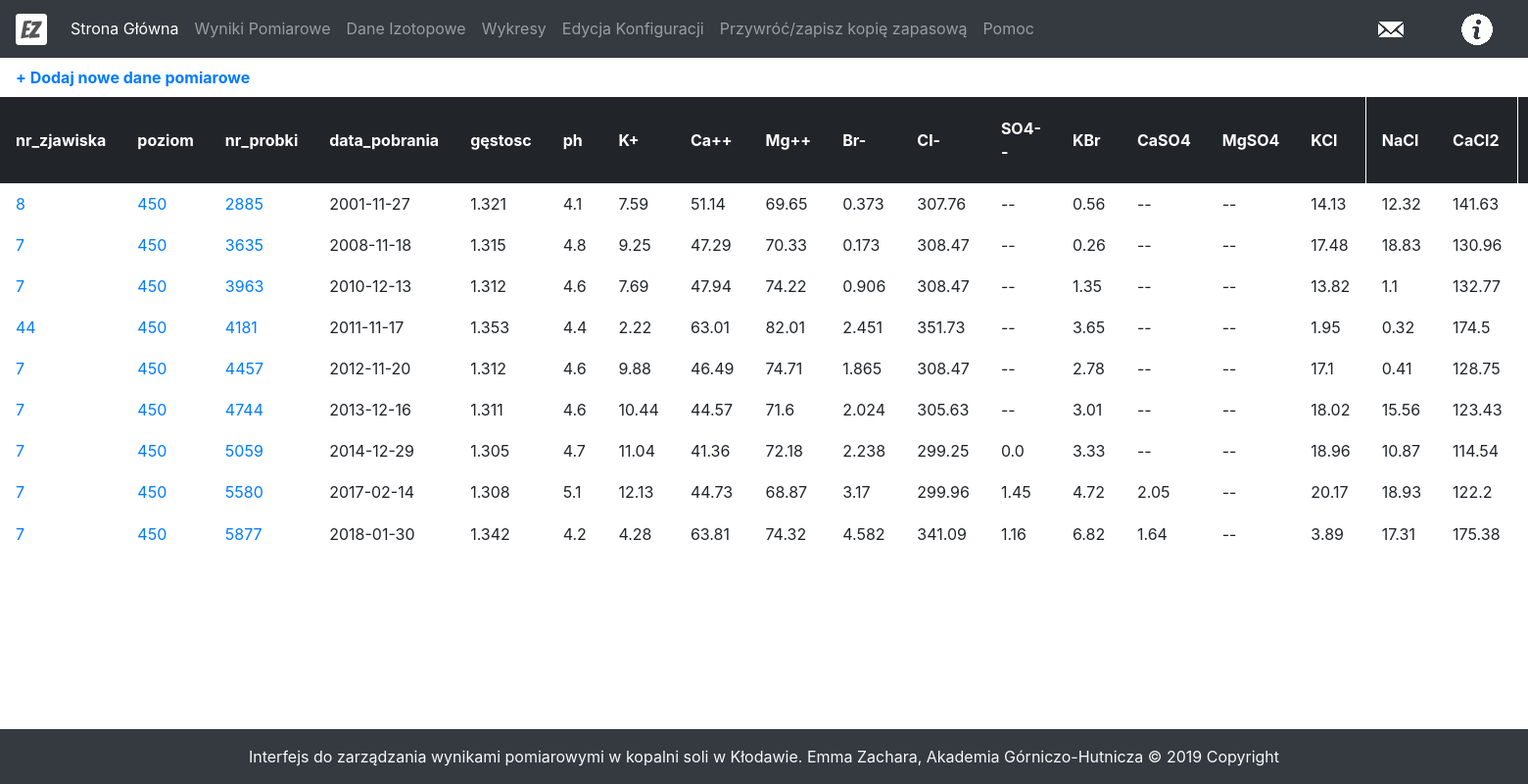
/level/450, run on the app's committed database.
### tables this page shows
CREATE TABLE results(
  id INTEGER PRIMARY KEY AUTOINCREMENT,
  nr_zjawiska INTEGER NULL,
  poziom INTEGER NULL,
  nr_probki INTEGER NULL,
  data_pobrania TEXT NULL,
  gestosc REAL NULL,
  ph REAL NULL,
  K REAL NULL,
  Ca REAL NULL,
  Mg REAL NULL,
  Br REAL NULL,
  Cl REAL NULL,
  CaO REAL NULL,
  MgO REAL NULL,
  SO3 REAL NULL,
  SO4 REAL NULL,
  KBr REAL NULL,
  CaSO4 REAL NULL,
  MgSO4 REAL NULL,
  KCl REAL NULL,
  NaCl REAL NULL,
  CaCl2 REAL NULL,
  MgCl2 REAL NULL,
  NaBr REAL NULL
, stezenie_roztworu_z_soli TEXT, stezenie_roztworu_z_jonow TEXT, stezenie_roztworu_w_h2o_z_soli TEXT, stezenie_roztoworu_w_h2o_z_jonow TEXT, stezenie_ca_mg_w_h2o_z_soli TEXT, steznie_na_k_w_h2o_z_soli TEXT, steznie_na_k_ca_mg_w_h2o_z_soli TEXT, poprawka_na_tlen_z_soli TEXT, poprawka_na_tlen_z_jonow TEXT, poprawka_na_deuter_z_soli TEXT, poprawka_na_deuter_z_jonow TEXT);

### main.py (the view)
@app.route('/level/<int:level>')
def samplesByLevel(level):
    config = configparser.ConfigParser()
    config.read('config.ini')
    config = config['SAMPLE']
    samples = getSamplesByLevel(level)
    convertNulls(samples)
    return render_template('sample.html', samples=samples, config=config)

### dbUtils.py (called while the page is built)
def dict_factory(cursor, row):
    d = OrderedDict()
    for idx, col in enumerate(cursor.description):
        d[col[0]] = row[idx]
    return d

def getSamplesByLevel(level):
    conn = sqlite3.connect('data.db')
    cursor = conn.cursor()
    query = 'select * from results where poziom={0}'.format(level)
    samples = []
    for row in cursor.execute(query):
        sample = dict_factory(cursor, row)
        samples.append(sample)
    conn.close()
    return samples

def convertNulls(sampleList, character='--'):
    for index, sample in enumerate(sampleList):
        for key, value in sample.items():
            if value==None:
                sampleList[index][key]=character

### templates/sample.html (shortened to what this page needs)
{% extends 'layout.html' %}
{% block body %}
	<div>
		<table>
			<tr>
				  <td><a href="/addSample"> <b>+ Dodaj nowe dane pomiarowe</b></a></td>
			</tr>
		</table>
		<table class="tableFixHead">
  			<thead class="thead-dark">
  			  <tr>
				  <th scope="col" class="nr_zjawiska">nr_zjawiska</th>
				  <th scope="col" class="poziom">poziom</th>
				  <th scope="col" class="nr_probki">nr_probki</th>
				  <th scope="col" class="data_pobrania">data_pobrania</th>
				  <th scope="col" class="gestosc">gęstosc</th>
				  <th scope="col" class="ph">ph</th>
				  <th scope="col" class="k">K+</th>
				  <th scope="col" class="ca">Ca++</th>
				  <th scope="col" class="mg">Mg++</th>
				  <th scope="col" class="br">Br-</th>
				  <th scope="col" class="cl">Cl-</th>
				  <th scope="col" class="so4">SO4--</th>
				  <th scope="col" class="kbr">KBr</th>
				  <th scope="col" class="caso4">CaSO4</th>
				  <th scope="col" class="mgso4">MgSO4</th>
				  <th scope="col" class="kcl">KCl</th>
				  <th scope="col" class="nacl">NaCl</th>
				  <th scope="col" class="cacl2">CaCl2</th>
				  <th scope="col" class="mgcl2">MgCl2</th>
  			  </tr>
  			</thead>
  			<tbody>
			  {% for sample in samples %}
  			  <tr>
				  <td class="nr_zjawiska"><a href="/event/{{sample.nr_zjawiska}}">{{sample.nr_zjawiska}}</a></td>
				  <td class="poziom"><a href="/level/{{sample.poziom}}">{{sample.poziom}}</a></td>
				  <td class="nr_probki"><a href="/sample/{{sample.id}}">{{sample.nr_probki}}</a></td>
				  <td class="data_pobrania">{{sample.data_pobrania}}</td>
				  <td class="gestosc">{{sample.gestosc}}</td>
				  <td class="ph">{{sample.ph}}</td>
				  <td class="k">{{sample.K}}</td>
				  <td class="ca">{{sample.Ca}}</td>
				  <td class="mg">{{sample.Mg}}</td>
				  <td class="br">{{sample.Br}}</td>
				  <td class="cl">{{sample.Cl}}</td>
				  <td class="so4">{{sample.SO4}}</td>
				  <td class="kbr">{{sample.KBr}}</td>
				  <td class="caso4">{{sample.CaSO4}}</td>
				  <td class="mgso4">{{sample.MgSO4}}</td>
				  <td class="kcl">{{sample.KCl}}</td>
				  <td class="nacl">{{sample.NaCl}}</td>
				  <td class="cacl2">{{sample.CaCl2}}</td>
				  <td class="mgcl2">{{sample.MgCl2}}</td>
  			  </tr>
			  {% endfor %}
  			</tbody>
		</table>
	</div>
{% endblock %}

### static/style.css (style rules this page uses)
.tableFixHead { overflow-y: auto; height: 100px; }
.tableFixHead th { position: sticky; top: 0; }
table { border-collapse: collapse; width: 100%; }
th, td { padding: 8px 16px; }
th { color: #fff; background-color: #212529; border-color: #32383e; }

### data on the page
results: nr_zjawiska "8", poziom "450", nr_probki "2885", data_pobrania "2001-11-27", gestosc "1.321", ph "4.1", K "7.59", Ca "51.14", Mg "69.65", Br "0.373", Cl "307.76", SO4 "--", KBr "0.56", CaSO4 "--", MgSO4 "--", KCl "14.13", NaCl "12.32", CaCl2 "141.63"
results: nr_zjawiska "7", poziom "450", nr_probki "3635", data_pobrania "2008-11-18", gestosc "1.315", ph "4.8", K "9.25", Ca "47.29", Mg "70.33", Br "0.173", Cl "308.47", SO4 "--", KBr "0.26", CaSO4 "--", MgSO4 "--", KCl "17.48", NaCl "18.83", CaCl2 "130.96"
results: nr_zjawiska "7", poziom "450", nr_probki "3963", data_pobrania "2010-12-13", gestosc "1.312", ph "4.6", K "7.69", Ca "47.94", Mg "74.22", Br "0.906", Cl "308.47", SO4 "--", KBr "1.35", CaSO4 "--", MgSO4 "--", KCl "13.82", NaCl "1.1", CaCl2 "132.77"
results: nr_zjawiska "44", poziom "450", nr_probki "4181", data_pobrania "2011-11-17", gestosc "1.353", ph "4.4", K "2.22", Ca "63.01", Mg "82.01", Br "2.451", Cl "351.73", SO4 "--", KBr "3.65", CaSO4 "--", MgSO4 "--", KCl "1.95", NaCl "0.32", CaCl2 "174.5"
results: nr_zjawiska "7", poziom "450", nr_probki "4457", data_pobrania "2012-11-20", gestosc "1.312", ph "4.6", K "9.88", Ca "46.49", Mg "74.71", Br "1.865", Cl "308.47", SO4 "--", KBr "2.78", CaSO4 "--", MgSO4 "--", KCl "17.1", NaCl "0.41", CaCl2 "128.75"
results: nr_zjawiska "7", poziom "450", nr_probki "4744", data_pobrania "2013-12-16", gestosc "1.311", ph "4.6", K "10.44", Ca "44.57", Mg "71.6", Br "2.024", Cl "305.63", SO4 "--", KBr "3.01", CaSO4 "--", MgSO4 "--", KCl "18.02", NaCl "15.56", CaCl2 "123.43"
results: nr_zjawiska "7", poziom "450", nr_probki "5059", data_pobrania "2014-12-29", gestosc "1.305", ph "4.7", K "11.04", Ca "41.36", Mg "72.18", Br "2.238", Cl "299.25", SO4 "0.0", KBr "3.33", CaSO4 "--", MgSO4 "--", KCl "18.96", NaCl "10.87", CaCl2 "114.54"
results: nr_zjawiska "7", poziom "450", nr_probki "5580", data_pobrania "2017-02-14", gestosc "1.308", ph "5.1", K "12.13", Ca "44.73", Mg "68.87", Br "3.17", Cl "299.96", SO4 "1.45", KBr "4.72", CaSO4 "2.05", MgSO4 "--", KCl "20.17", NaCl "18.93", CaCl2 "122.2"
results: nr_zjawiska "7", poziom "450", nr_probki "5877", data_pobrania "2018-01-30", gestosc "1.342", ph "4.2", K "4.28", Ca "63.81", Mg "74.32", Br "4.582", Cl "341.09", SO4 "1.16", KBr "6.82", CaSO4 "1.64", MgSO4 "--", KCl "3.89", NaCl "17.31", CaCl2 "175.38"
